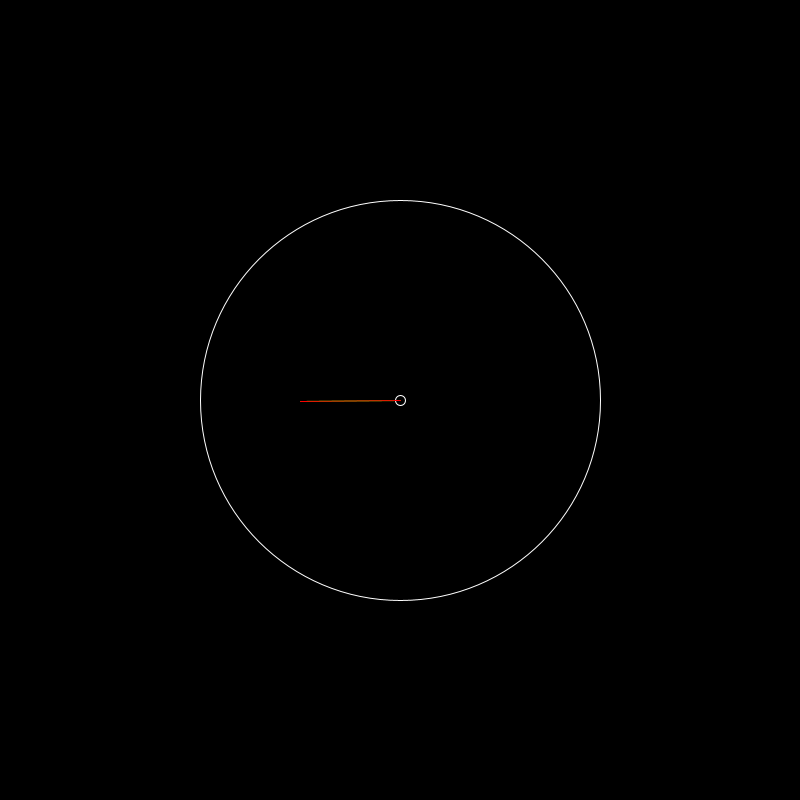
Frame 1 (no input)
Frame 60 (the mouse pressed at the canvas centre just before this capture): identical to frame 1, image omitted
Frame 120 (the mouse held since frame 60 and released just before this capture): identical to frame 1, image omitted

The Processing sketch that drew this single still picture (run headless with seeded random() and noise(); from frame 60 on, the mouse is pressed at the canvas centre):

// Processing sketch: IK
// ── IK.pde
final float LEN1 = 100.0;
final float LEN2 = 100.0;
float X;
float Y;

boolean keep_going = true;
void setup() {
    size(800, 800);
    frameRate(144);
    //angle1 = (float)Math.atan2(Y, X);
    /*angle1 = HALF_PI;
     angle2 = atan2(Y - LEN1, X);
     updatePositions(angle1, angle2);
     println("first iter:", middle, ",", PVector.add(end, middle));*/
}

void draw() {
    background(0);

    translate(width / 2, height / 2);
    scale(1, -1);
    ellipseMode(CENTER);
    stroke(255);
    noFill();
    circle(0, 0, LEN1 * 4);
    circle(X, Y, 10);
    //circle(end.x + middle.x, end.y + middle.y, LEN2 * 2);
    stroke(0, 255, 0);
    
    PVector[] points = doIKForDist(X, Y, 5);
    line(0, 0, points[0].x, points[0].y);
    stroke(255, 0, 0);
    line(points[0].x, points[0].y, points[1].x + points[0].x, points[1].y + points[0].y);
}

void mouseClicked() {
    /*float x = mouseX - width / 2;
     float y = height / 2 - mouseY;
     //float ang = atan2(y, x);
     //println(x, ", ", y, ", ", ang);
     if(distance(x, y) < LEN1 + LEN2)
     doIKForDist(x, y, 10);
     println(distance(PVector.add(end, middle), x, y));
     //updatePositions(ang, ang);*/
    X = mouseX - width / 2;
    Y = height / 2 - mouseY;
}

double distance(float x, float y) {
    return Math.sqrt(x*x + y*y);
}

double distance(PVector p, float x, float y) {
    return PVector.sub(p, new PVector(x, y)).mag();
}

private PVector[] doIKForDist(float x, float y, int dist) {
    if(distance(x, y) < LEN1 - LEN2 || distance(x, y) > LEN1 + LEN2) {
        throw new IllegalArgumentException("cannot reach given coordinates");
    }
    
    long before = millis();
    float angle1;
    float angle2;
    PVector middle = new PVector(LEN1, 0);
    PVector end = new PVector(LEN2, 0);

    if (x < 0) {
        angle1 = 0;
    } else {
        angle1 = PI;
    }
    angle2 = atan2(Y - LEN1, X);
    int i = 0;
    while (distance(PVector.add(end, middle), x, y) > 5) {
        /*println("iter", frameCount, ":", middle, PVector.add(middle, end), x);
         println("iter", frameCount, ":", angle1, angle2, distance(PVector.add(end, middle), x, y));
         println();*/
        if (x > 0) {
            angle1 -= PI / 180;
        } else {
            angle1 += PI / 180;
        }
        angle2 = atan2(y - sin(angle1) * LEN1, x - LEN1 * cos(angle1));

        //update positions
        middle.rotate(angle1 - middle.heading());
        end.rotate(angle2 - end.heading());
        i++;
    }
    println("millis:", millis() - before
    );
    println("iterations taken:", i);
    return new PVector[] {middle, end};
}
